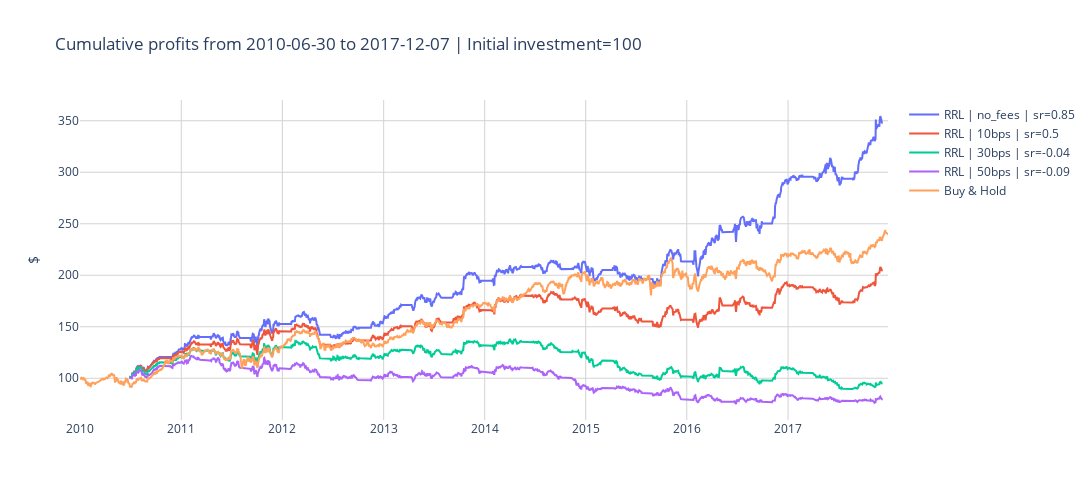

The notebook cell saved with this chart:
### Code cell
layout = generate_layout(
    fig_height=500, 
    fig_width=1100, 
    fig_title="", 
    x_axis_args={"gridcolor": "lightgrey"}, 
    y_axis_args={"gridcolor": "lightgrey", "title": {"text": "$"}}
)
fig = plot_cumulative_profits(
    dfs_backtest, 
    buy_and_hold_returns, 
    initial_invest, 
    layout)

fig.show()

### Figure 1 — Plotly figure (JSON) as saved in the notebook; plotly's stock layout.template omitted (floating-point values rounded to 4 significant figures; data arrays with more than 128 entries replaced by an {"elided": "..."} marker saying what was removed)
{"data": [{"mode": "lines", "name": "RRL | no_fees | sr=0.85", "type": "scatter", "x": {"elided": "1425 str values"}, "y": {"elided": "1425 float values"}}, {"mode": "lines", "name": "RRL | 10bps | sr=0.5", "type": "scatter", "x": {"elided": "1425 str values"}, "y": {"elided": "1425 float values"}}, {"mode": "lines", "name": "RRL | 30bps | sr=-0.04", "type": "scatter", "x": {"elided": "1425 str values"}, "y": {"elided": "1425 float values"}}, {"mode": "lines", "name": "RRL | 50bps | sr=-0.09", "type": "scatter", "x": {"elided": "1425 str values"}, "y": {"elided": "1425 float values"}}, {"mode": "lines", "name": "Buy & Hold", "type": "scatter", "x": {"elided": "2013 str values"}, "y": {"elided": "2013 float values"}}], "layout": {"height": 500, "plot_bgcolor": "white", "title": {"text": "Cumulative profits from 2010-06-30 to 2017-12-07 | Initial investment=100"}, "width": 1100, "xaxis": {"gridcolor": "lightgrey"}, "yaxis": {"gridcolor": "lightgrey", "title": {"text": "$"}}}}
